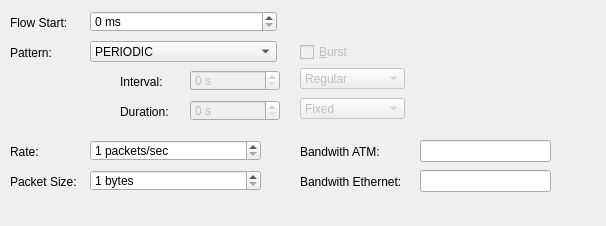
          <widget class="QWidget" name="pageModificationProperties" >
           <property name="geometry" >
            <rect>
             <x>0</x>
             <y>0</y>
             <width>606</width>
             <height>226</height>
            </rect>
           </property>
           <attribute name="title" >
            <string>Modification Properties</string>
           </attribute>
           <widget class="QLabel" name="textLabel1_2" >
            <property name="geometry" >
             <rect>
              <x>10</x>
              <y>41</y>
              <width>81</width>
              <height>24</height>
             </rect>
            </property>
            <property name="sizePolicy" >
             <sizepolicy vsizetype="Preferred" hsizetype="Fixed" >
              <horstretch>0</horstretch>
              <verstretch>0</verstretch>
             </sizepolicy>
            </property>
            <property name="text" >
             <string>Pattern:</string>
            </property>
            <property name="wordWrap" >
             <bool>false</bool>
            </property>
           </widget>
           <widget class="QLabel" name="textLabel6_4" >
            <property name="geometry" >
             <rect>
              <x>10</x>
              <y>11</y>
              <width>81</width>
              <height>24</height>
             </rect>
            </property>
            <property name="sizePolicy" >
             <sizepolicy vsizetype="Preferred" hsizetype="Fixed" >
              <horstretch>0</horstretch>
              <verstretch>0</verstretch>
             </sizepolicy>
            </property>
            <property name="text" >
             <string>Flow Start:</string>
            </property>
            <property name="wordWrap" >
             <bool>false</bool>
            </property>
           </widget>
           <widget class="QLabel" name="textLabel1_3_2_2_2_2" >
            <property name="geometry" >
             <rect>
              <x>10</x>
              <y>170</y>
              <width>80</width>
              <height>24</height>
             </rect>
            </property>
            <property name="sizePolicy" >
             <sizepolicy vsizetype="Preferred" hsizetype="Fixed" >
              <horstretch>0</horstretch>
              <verstretch>0</verstretch>
             </sizepolicy>
            </property>
            <property name="text" >
             <string>Packet Size:</string>
            </property>
            <property name="wordWrap" >
             <bool>false</bool>
            </property>
           </widget>
           <widget class="QLabel" name="textLabel2_4_2" >
            <property name="geometry" >
             <rect>
              <x>300</x>
              <y>140</y>
              <width>95</width>
              <height>24</height>
             </rect>
            </property>
            <property name="text" >
             <string>Bandwith ATM:</string>
            </property>
            <property name="wordWrap" >
             <bool>false</bool>
            </property>
           </widget>
           <widget class="QLabel" name="textLabel3_2" >
            <property name="geometry" >
             <rect>
              <x>300</x>
              <y>170</y>
              <width>123</width>
              <height>24</height>
             </rect>
            </property>
            <property name="text" >
             <string>Bandwith Ethernet:</string>
            </property>
            <property name="wordWrap" >
             <bool>false</bool>
            </property>
           </widget>
           <widget class="QLineEdit" name="txtModBandwithEthernet" >
            <property name="enabled" >
             <bool>true</bool>
            </property>
            <property name="geometry" >
             <rect>
              <x>420</x>
              <y>170</y>
              <width>131</width>
              <height>22</height>
             </rect>
            </property>
            <property name="readOnly" >
             <bool>true</bool>
            </property>
           </widget>
           <widget class="QSpinBox" name="txtModRate" >
            <property name="geometry" >
             <rect>
              <x>90</x>
              <y>140</y>
              <width>171</width>
              <height>21</height>
             </rect>
            </property>
            <property name="suffix" >
             <string> packets/sec</string>
            </property>
            <property name="minimum" >
             <number>1</number>
            </property>
            <property name="maximum" >
             <number>99999999</number>
            </property>
            <property name="value" >
             <number>1</number>
            </property>
           </widget>
           <widget class="QSpinBox" name="txtModPacketSize" >
            <property name="geometry" >
             <rect>
              <x>90</x>
              <y>170</y>
              <width>171</width>
              <height>21</height>
             </rect>
            </property>
            <property name="suffix" >
             <string> bytes</string>
            </property>
            <property name="minimum" >
             <number>1</number>
            </property>
            <property name="maximum" >
             <number>99999999</number>
            </property>
            <property name="value" >
             <number>1</number>
            </property>
           </widget>
           <widget class="QLabel" name="textLabel1_3_2_2_3" >
            <property name="geometry" >
             <rect>
              <x>10</x>
              <y>140</y>
              <width>81</width>
              <height>24</height>
             </rect>
            </property>
            <property name="sizePolicy" >
             <sizepolicy vsizetype="Preferred" hsizetype="Fixed" >
              <horstretch>0</horstretch>
              <verstretch>0</verstretch>
             </sizepolicy>
            </property>
            <property name="text" >
             <string>Rate:</string>
            </property>
            <property name="wordWrap" >
             <bool>false</bool>
            </property>
           </widget>
           <widget class="QLineEdit" name="txtModBandwithATM" >
            <property name="enabled" >
             <bool>true</bool>
            </property>
            <property name="geometry" >
             <rect>
              <x>420</x>
              <y>140</y>
              <width>131</width>
              <height>22</height>
             </rect>
            </property>
            <property name="readOnly" >
             <bool>true</bool>
            </property>
           </widget>
           <widget class="QSpinBox" name="txtModStart" >
            <property name="geometry" >
             <rect>
              <x>90</x>
              <y>11</y>
              <width>187</width>
              <height>21</height>
             </rect>
            </property>
            <property name="suffix" >
             <string> ms</string>
            </property>
            <property name="maximum" >
             <number>9999999</number>
            </property>
           </widget>
           <widget class="QComboBox" name="comboModPattern" >
            <property name="geometry" >
             <rect>
              <x>90</x>
              <y>41</y>
              <width>187</width>
              <height>21</height>
             </rect>
            </property>
            <property name="editable" >
             <bool>false</bool>
            </property>
            <item>
             <property name="text" >
              <string>PERIODIC</string>
             </property>
            </item>
            <item>
             <property name="text" >
              <string>POISSON</string>
             </property>
            </item>
           </widget>
           <widget class="QLabel" name="textLabel1_6_2" >
            <property name="geometry" >
             <rect>
              <x>120</x>
              <y>70</y>
              <width>61</width>
              <height>24</height>
             </rect>
            </property>
            <property name="text" >
             <string>Interval:</string>
            </property>
            <property name="wordWrap" >
             <bool>false</bool>
            </property>
           </widget>
           <widget class="QLabel" name="textLabel2_6_2" >
            <property name="geometry" >
             <rect>
              <x>120</x>
              <y>100</y>
              <width>61</width>
              <height>24</height>
             </rect>
            </property>
            <property name="text" >
             <string>Duration:</string>
            </property>
            <property name="wordWrap" >
             <bool>false</bool>
            </property>
           </widget>
           <widget class="QSpinBox" name="txtIntervalMod" >
            <property name="enabled" >
             <bool>false</bool>
            </property>
            <property name="geometry" >
             <rect>
              <x>190</x>
              <y>70</y>
              <width>90</width>
              <height>21</height>
             </rect>
            </property>
            <property name="suffix" >
             <string> s</string>
            </property>
            <property name="maximum" >
             <number>99999999</number>
            </property>
           </widget>
           <widget class="QSpinBox" name="txtDurationMod" >
            <property name="enabled" >
             <bool>false</bool>
            </property>
            <property name="geometry" >
             <rect>
              <x>190</x>
              <y>100</y>
              <width>90</width>
              <height>21</height>
             </rect>
            </property>
            <property name="suffix" >
             <string> s</string>
            </property>
            <property name="maximum" >
             <number>99999999</number>
            </property>
           </widget>
           <widget class="QComboBox" name="comboIntervalMod" >
            <property name="enabled" >
             <bool>false</bool>
            </property>
            <property name="geometry" >
             <rect>
              <x>300</x>
              <y>68</y>
              <width>105</width>
              <height>21</height>
             </rect>
            </property>
            <item>
             <property name="text" >
              <string>Regular</string>
             </property>
            </item>
            <item>
             <property name="text" >
              <string>Random</string>
             </property>
            </item>
           </widget>
           <widget class="QComboBox" name="comboDurationMod" >
            <property name="enabled" >
             <bool>false</bool>
            </property>
            <property name="geometry" >
             <rect>
              <x>300</x>
              <y>98</y>
              <width>105</width>
              <height>21</height>
             </rect>
            </property>
            <item>
             <property name="text" >
              <string>Fixed</string>
             </property>
            </item>
            <item>
             <property name="text" >
              <string>Exponential</string>
             </property>
            </item>
           </widget>
           <widget class="QCheckBox" name="checkBoxPatternBurstMod" >
            <property name="enabled" >
             <bool>false</bool>
            </property>
            <property name="geometry" >
             <rect>
              <x>300</x>
              <y>41</y>
              <width>59</width>
              <height>22</height>
             </rect>
            </property>
            <property name="text" >
             <string>&amp;Burst</string>
            </property>
            <property name="shortcut" >
             <string>Alt+B</string>
            </property>
           </widget>
          </widget>
